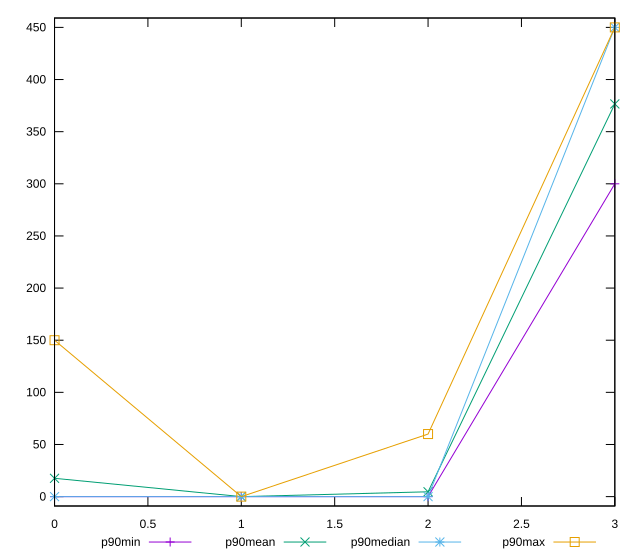

The gnuplot source for this figure:
reset

$p90Min <<EOF
0 0
1 0
2 0
3 300
EOF

$p90Mean <<EOF
0 17.5531914893617
1 0
2 4.623655913978495
3 376.59574468085106
EOF

$p90Median <<EOF
0 0
1 0
2 0
3 450
EOF

$p90Max <<EOF
0 150
1 0
2 60
3 450
EOF

set key outside below
set xrange [0:3]
set yrange [-9:459]
set trange [-9:459]
set terminal svg size 640, 560 enhanced background rgb 'white'
set output "reports/report_00030_2021-02-24T20-42-31.540Z/unused-css-rules/progression/value.svg"

plot $p90Min title "p90min" with linespoints, \
     $p90Mean title "p90mean" with linespoints, \
     $p90Median title "p90median" with linespoints, \
     $p90Max title "p90max" with linespoints

reset
